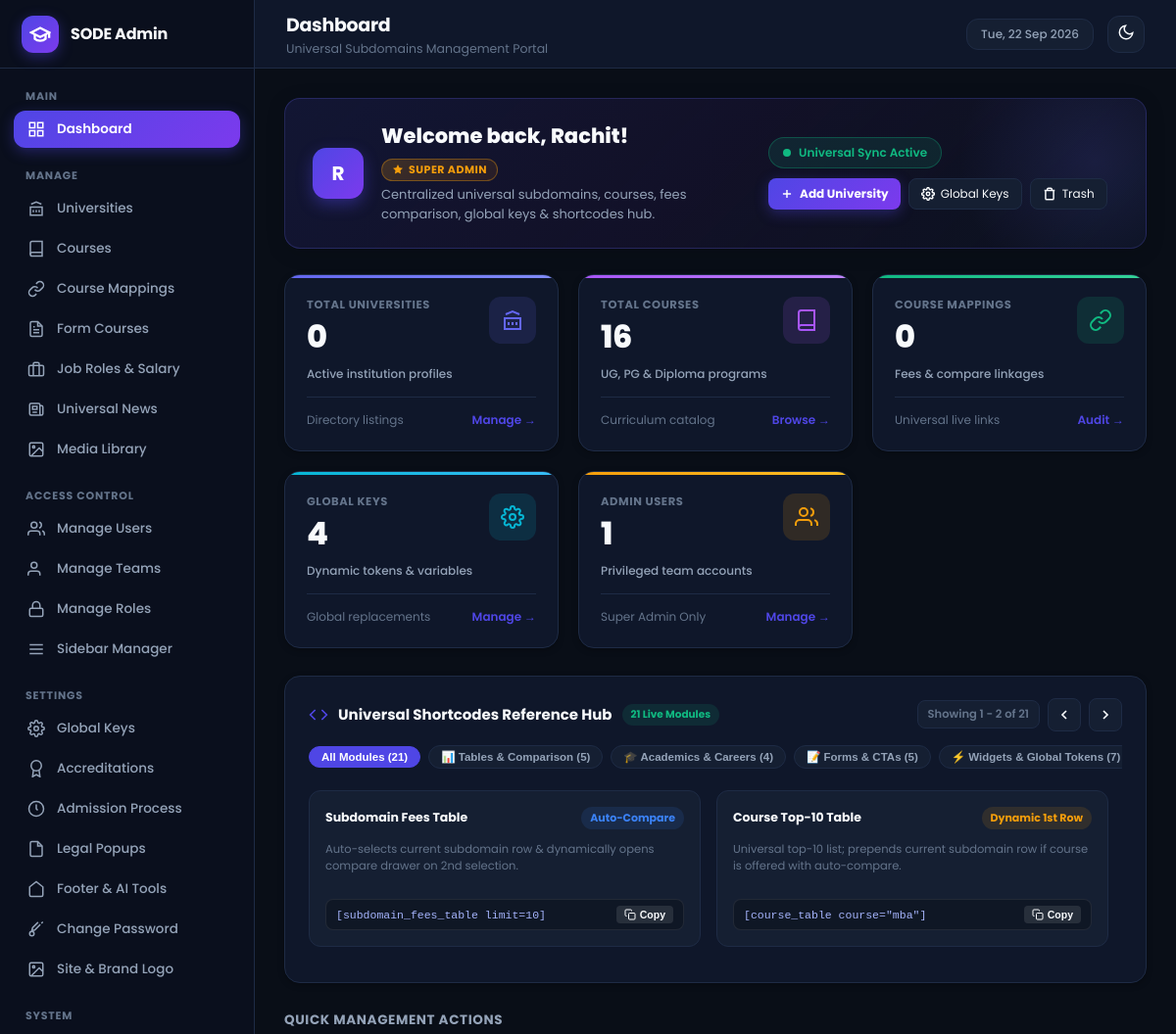
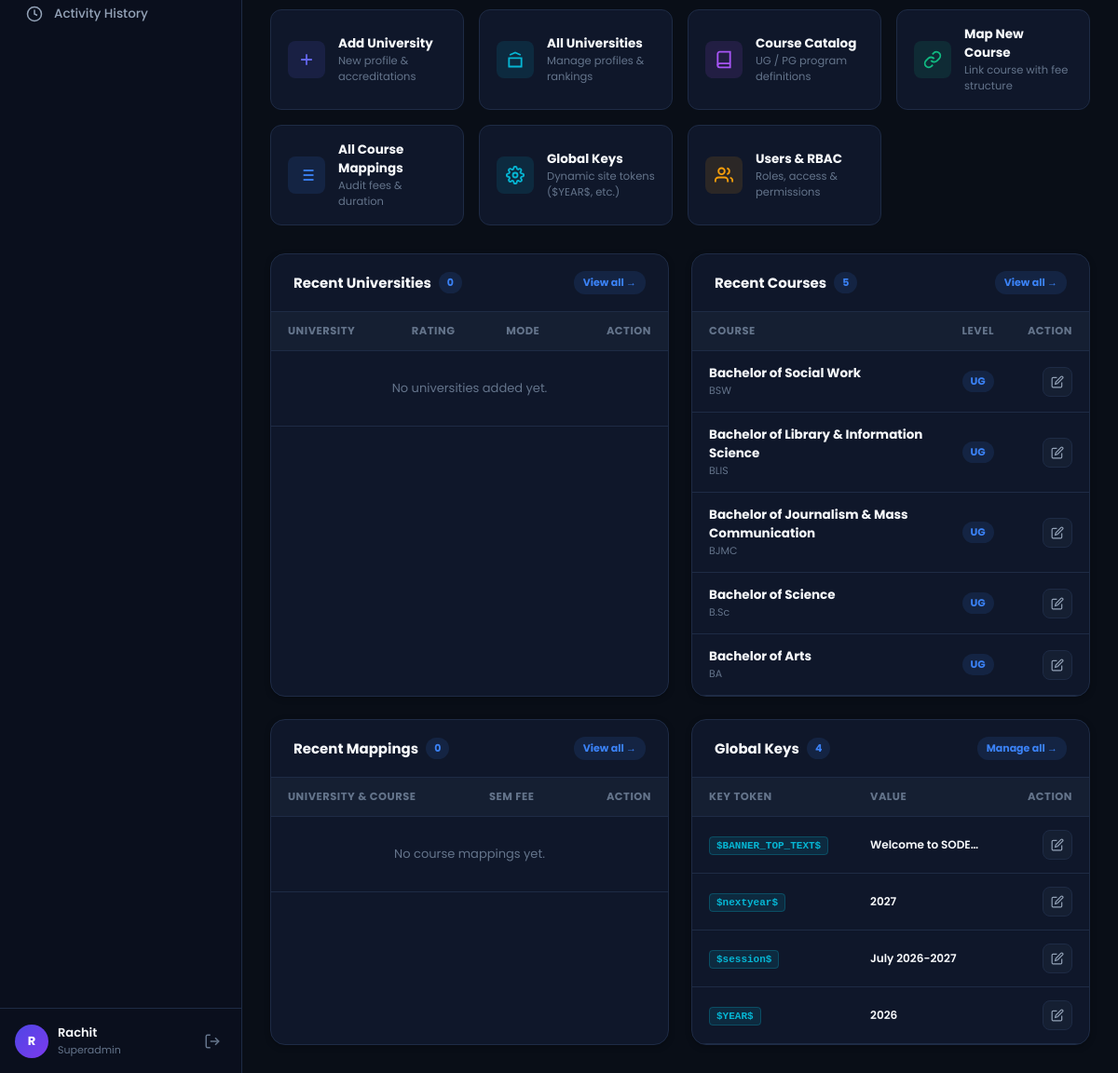
Page /admin/dashboard.php (signed in) on the committed database (2 pictures, top to bottom).
### tables this page shows
CREATE TABLE IF NOT EXISTS `sidebar_items` (
  `id` INT UNSIGNED AUTO_INCREMENT PRIMARY KEY,
  `display_name` VARCHAR(100) NOT NULL,
  `page_route` VARCHAR(255) NOT NULL,
  `sort_order` INT DEFAULT 0,
  `active_page_key` VARCHAR(100) NOT NULL,
  `rbac_module_key` VARCHAR(100) NOT NULL,
  `menu_section` VARCHAR(100) DEFAULT 'Manage',
  `icon_svg` TEXT NULL,
  `is_superadmin_only` TINYINT(1) DEFAULT 0,
  `is_active` TINYINT(1) DEFAULT 1,
  `created_at` TIMESTAMP DEFAULT CURRENT_TIMESTAMP
);

CREATE TABLE IF NOT EXISTS `courses` (
  `id` INT UNSIGNED AUTO_INCREMENT PRIMARY KEY,
  `full_name` VARCHAR(255) NOT NULL,
  `short_name` VARCHAR(100) NOT NULL,
  `slug` VARCHAR(100) NOT NULL UNIQUE,
  `level` ENUM('UG', 'PG', 'Diploma', 'Certificate') DEFAULT 'PG',
  `description` TEXT NULL,
  `created_at` TIMESTAMP DEFAULT CURRENT_TIMESTAMP
);

CREATE TABLE IF NOT EXISTS `global_keys` (
  `id` INT UNSIGNED AUTO_INCREMENT PRIMARY KEY,
  `key_code` VARCHAR(100) NOT NULL UNIQUE,
  `key_value` LONGTEXT NOT NULL,
  `link_url` VARCHAR(500) NULL,
  `description` VARCHAR(255) NULL,
  `is_active` TINYINT(1) DEFAULT 1,
  `created_at` TIMESTAMP DEFAULT CURRENT_TIMESTAMP
);

### admin/dashboard.php (the view, shortened to what the rows shown need)
<?php
$is_super = is_superadmin();
$active_page_key = 'dashboard';
$db = get_db_connection();
$dashboard_cache = Sode_Redis::remember('admin:dashboard:metrics:' . ($is_super ? 'super' : 'user'), 300, function() use ($db, $is_super) {
    $stats = [];
    $stats['total_unis'] = (int)$db->query("SELECT COUNT(*) FROM universities")->fetchColumn();
    $stats['total_courses'] = (int)$db->query("SELECT COUNT(*) FROM courses")->fetchColumn();
    $stats['total_mappings'] = (int)$db->query("SELECT COUNT(*) FROM university_course_mappings")->fetchColumn();
    $stats['total_global_keys'] = 0;
    $stats['recent_global_keys'] = [];
    try {
        $stats['total_global_keys'] = (int)$db->query("SELECT COUNT(*) FROM global_keys WHERE is_active = 1")->fetchColumn();
        $stats['recent_global_keys'] = $db->query("
            SELECT id, key_code, key_value, description, is_active
            FROM global_keys
            WHERE is_active = 1
            ORDER BY id DESC LIMIT 5
        ")->fetchAll();
    } catch (Exception $e) {}
    $stats['total_users'] = $is_super ? (int)$db->query("SELECT COUNT(*) FROM users")->fetchColumn() : 0;
    $stats['recent_unis'] = $db->query("
        SELECT id, full_name, short_name, rating, mode, created_at, logo_url
        FROM universities
        ORDER BY id DESC LIMIT 5
    ")->fetchAll();
    $stats['recent_courses'] = $db->query("
        SELECT id, full_name, short_name, level, created_at
        FROM courses
        ORDER BY id DESC LIMIT 5
    ")->fetchAll();
    $stats['recent_mappings'] = $db->query("
        SELECT ucm.id, u.short_name AS uni_name, u.logo_url, c.short_name AS course_name, u.mode, ucm.per_semester_fee, ucm.total_program_fee, ucm.created_at
        FROM university_course_mappings ucm
        INNER JOIN universities u ON ucm.university_id = u.id
        INNER JOIN courses c ON ucm.course_id = c.id
        ORDER BY ucm.id DESC LIMIT 5
    ")->fetchAll();
    return $stats;
});
$recent_global_keys = $dashboard_cache['recent_global_keys'] ?? [];
$recent_courses = $dashboard_cache['recent_courses'] ?? [];
require_once ADMIN_PATH . '/includes/header.php';
?>
<div style="display:grid; grid-template-columns: repeat(auto-fit, minmax(290px, 1fr)); gap:24px;">
    <div class="admin-card card-overflow-hidden">
        <div class="table-responsive">
            <table class="admin-table">
                <thead>
                    <tr>
                        <th>University</th>
                        <th>Rating</th>
                        <th>Mode</th>
                        <th style="text-align:right;">Action</th>
                    </tr>
                </thead>
            </table>
        </div>
    </div>
    <div class="admin-card card-overflow-hidden">
        <div class="table-responsive">
            <table class="admin-table">
                <thead>
                    <tr>
                        <th>Course</th>
                        <th>Level</th>
                        <th style="text-align:right;">Action</th>
                    </tr>
                </thead>
                <tbody>
                    <?php if (empty($recent_courses)): ?>
                        <tr><td colspan="3" style="text-align:center; color:var(--text-dim); padding:30px;">No courses added yet.</td></tr>
                    <?php else: ?>
                        <?php foreach ($recent_courses as $c): ?>
                            <tr>
                                <td>
                                    <div>
                                        <strong style="font-size:13.5px; color:var(--text-main);"><?php echo htmlspecialchars($c['full_name']); ?></strong>
                                        <?php if (!empty($c['short_name'])): ?>
                                            <div style="font-size:11px; color:var(--text-dim);"><?php echo htmlspecialchars($c['short_name']); ?></div>
                                        <?php endif; ?>
                                    </div>
                                </td>
                                <td>
                                    <span class="badge badge-info"><?php echo htmlspecialchars($c['level'] ?? 'PG'); ?></span>
                                </td>
                                <td style="text-align:right;">
                                    <a href="<?php echo BASE_URL; ?>/modules/courses/index.php?edit_id=<?php echo $c['id']; ?>" class="action-btn" title="Edit Course">
                                        <svg width="14" height="14" viewBox="0 0 24 24" fill="none" stroke="currentColor" stroke-width="2"><path d="M11 4H4a2 2 0 0 0-2 2v14a2 2 0 0 0 2 2h14a2 2 0 0 0 2-2v-7"></path><path d="M18.5 2.5a2.121 2.121 0 0 1 3 3L12 15l-4 1 1-4 9.5-9.5z"></path></svg>
                                    </a>
                                </td>
                            </tr>
                        <?php endforeach; ?>
                    <?php endif; ?>
                </tbody>
            </table>
        </div>
    </div>
    <div class="admin-card card-overflow-hidden">
        <div class="table-responsive">
            <table class="admin-table">
                <thead>
                    <tr>
                        <th>University & Course</th>
                        <th>Sem Fee</th>
                        <th style="text-align:right;">Action</th>
                    </tr>
                </thead>
            </table>
        </div>
    </div>
    <div class="admin-card card-overflow-hidden">
        <div class="table-responsive">
            <table class="admin-table">
                <thead>
                    <tr>
                        <th>Key Token</th>
                        <th>Value</th>
                        <th style="text-align:right;">Action</th>
                    </tr>
                </thead>
                <tbody>
                    <?php if (empty($recent_global_keys)): ?>
                        <tr><td colspan="3" style="text-align:center; color:var(--text-dim); padding:30px;">No global keys found.</td></tr>
                    <?php else: ?>
                        <?php foreach ($recent_global_keys as $k): ?>
                            <tr>
                                <td>
                                    <span style="font-family:monospace; background:rgba(6,182,212,0.12); color:#06b6d4; padding:3px 7px; border-radius:4px; font-weight:700; font-size:11px; border:1px solid rgba(6,182,212,0.25);">
                                        <?php echo htmlspecialchars($k['key_code']); ?>
                                    </span>
                                </td>
                                <td>
                                    <div style="font-size:12px; font-weight:600; color:var(--text-main); max-width:120px; white-space:nowrap; overflow:hidden; text-overflow:ellipsis;" title="<?php echo htmlspecialchars($k['key_value']); ?>">
                                        <?php echo htmlspecialchars($k['key_value']); ?>
                                    </div>
                                </td>
                                <td style="text-align:right;">
                                    <a href="<?php echo BASE_URL; ?>/modules/global_keys/index.php?edit_id=<?php echo $k['id']; ?>" class="action-btn" title="Edit Key">
                                        <svg width="14" height="14" viewBox="0 0 24 24" fill="none" stroke="currentColor" stroke-width="2"><path d="M11 4H4a2 2 0 0 0-2 2v14a2 2 0 0 0 2 2h14a2 2 0 0 0 2-2v-7"></path><path d="M18.5 2.5a2.121 2.121 0 0 1 3 3L12 15l-4 1 1-4 9.5-9.5z"></path></svg>
                                    </a>
                                </td>
                            </tr>
                        <?php endforeach; ?>
                    <?php endif; ?>
                </tbody>
            </table>
        </div>
    </div>
</div>
<?php
require_once ADMIN_PATH . '/includes/footer.php';
?>

### admin/includes/sidebar.php (shortened to what the rows shown need)
<?php
$sidebar_items = get_user_sidebar_items();
$grouped_items = [];
foreach ($sidebar_items as $item) {
    $section = !empty($item['menu_section']) ? strtoupper($item['menu_section']) : 'MANAGE';
    $grouped_items[$section][] = $item;
}
if (empty($active_page_key)) {
    $current_script = str_replace('\\', '/', $_SERVER['SCRIPT_NAME'] ?? $_SERVER['PHP_SELF'] ?? '');
    if (preg_match('#/modules/([^/]+)/#', $current_script, $matches)) {
        $current_page_key = $matches[1];
    } elseif (strpos($current_script, 'dashboard.php') !== false) {
        $current_page_key = 'dashboard';
    } else {
        $current_page_key = '';
    }
} else {
    $current_page_key = $active_page_key;
}
?>
<aside class="app-sidebar" id="app-sidebar">
    <nav class="sidebar-nav">
        <?php foreach ($grouped_items as $section_title => $section_items): ?>
            <div class="nav-section">
                <div class="nav-section-title"><?php echo htmlspecialchars($section_title); ?></div>
                <ul class="nav-list">
                    <?php foreach ($section_items as $item):
                        $route = (strpos($item['page_route'], 'http') === 0) ? $item['page_route'] : BASE_URL . '/' . ltrim($item['page_route'], '/');
                        $is_active = ($current_page_key !== '' && $current_page_key === $item['active_page_key']);
                    ?>
                        <li class="nav-item <?php echo $is_active ? 'active' : ''; ?>">
                            <a href="<?php echo htmlspecialchars($route); ?>">
                                <?php if (!empty($item['icon_svg'])): ?>
                                    <?php echo $item['icon_svg']; ?>
                                <?php else: ?>
                                    <svg width="18" height="18" viewBox="0 0 24 24" fill="none" stroke="currentColor" stroke-width="2"><circle cx="12" cy="12" r="4"></circle></svg>
                                <?php endif; ?>
                                <span><?php echo htmlspecialchars($item['display_name']); ?></span>
                            </a>
                        </li>
                    <?php endforeach; ?>
                </ul>
            </div>
        <?php endforeach; ?>
    </nav>
</aside>

### rows in the picture
sidebar_items: display_name "Dashboard"
sidebar_items: display_name "Universities"
sidebar_items: display_name "Courses"
sidebar_items: display_name "Course Mappings"
sidebar_items: display_name "Form Courses"
sidebar_items: display_name "Job Roles & Salary"
sidebar_items: display_name "Universal News"
sidebar_items: display_name "Media Library"
sidebar_items: display_name "Manage Users"
sidebar_items: display_name "Manage Teams"
sidebar_items: display_name "Manage Roles"
sidebar_items: display_name "Sidebar Manager"
sidebar_items: display_name "Global Keys"
sidebar_items: display_name "Accreditations"
sidebar_items: display_name "Admission Process"
sidebar_items: display_name "Legal Popups"
sidebar_items: display_name "Footer & AI Tools"
sidebar_items: display_name "Change Password"
sidebar_items: display_name "Site & Brand Logo"
sidebar_items: display_name "Activity History"
courses: full_name "Bachelor of Social Work", short_name "BSW", level "UG"
courses: full_name "Bachelor of Library & Information Science", short_name "BLIS", level "UG"
courses: full_name "Bachelor of Journalism & Mass Communication", short_name "BJMC", level "UG"
courses: full_name "Bachelor of Science", short_name "B.Sc", level "UG"
courses: full_name "Bachelor of Arts", short_name "BA", level "UG"
global_keys: key_code "$BANNER_TOP_TEXT$", key_value "Welcome to SODE…"
global_keys: key_code "$nextyear$", key_value "2027"
global_keys: key_code "$session$", key_value "July 2026-2027"
global_keys: key_code "$YEAR$", key_value "2026"

### other values in the picture
APP_NAME "SODE Admin"
$section_title "MAIN"
$section_title "MANAGE"
$section_title "ACCESS CONTROL"
$section_title "SETTINGS"
$section_title "SYSTEM"
get_user_initials($current_user['name']) "R"
$current_user['name'] "Rachit"
$current_user['role_name'] "Superadmin"
$page_title "Dashboard"
$page_subtitle "Universal Subdomains Management Portal"
get_user_initials($current_user['name'] ?? 'AD') "R"
$total_unis "0"
$total_courses "16"
$total_mappings "0"
